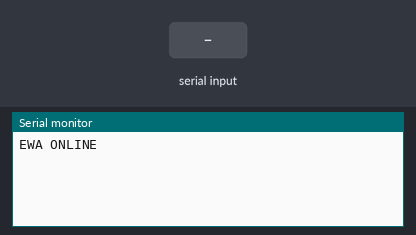
A sketch run on a simulated Arduino Uno, built with avr-gcc and run on an emulated ATmega328P. On the bench: the last lines printed to the serial monitor. Inputs (shaded band) come from the test bench.

Above: at 1.2 s.
1.3 s: "1\n" received over Serial
At 2.0 s:
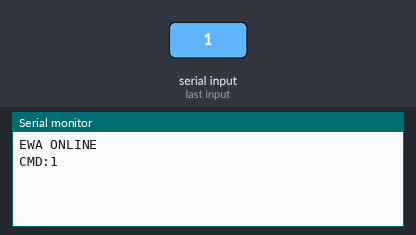
2.8 s: "0\n" received over Serial
At 3.1 s:
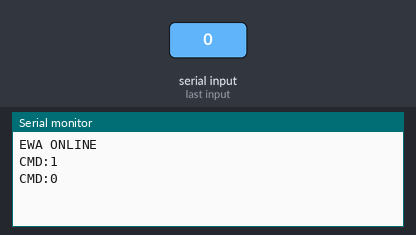
4.3 s: "2\n" received over Serial
At 5.5 s:
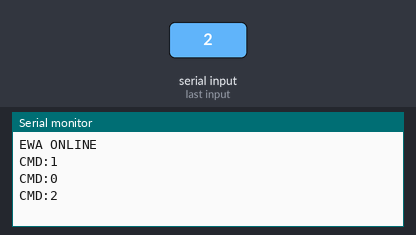

Measured:
- after the input at 1.3 s, the serial monitor: prints a new line at once (image 1)
- after the input at 2.8 s, the serial monitor: prints a new line at once (image 2)
- after the input at 4.3 s, the serial monitor: prints a new line at once (image 3)

The sketch:

ewa_v0_1.ino
```cpp
void setup() {
  Serial.begin(115200);
  while (!Serial);
  Serial.println("EWA ONLINE");
}

void loop() {

  if (Serial.available()) {

    String cmd = Serial.readStringUntil('\n');
    cmd.trim();

    Serial.print("CMD:");
    Serial.println(cmd);

  }

}
```
